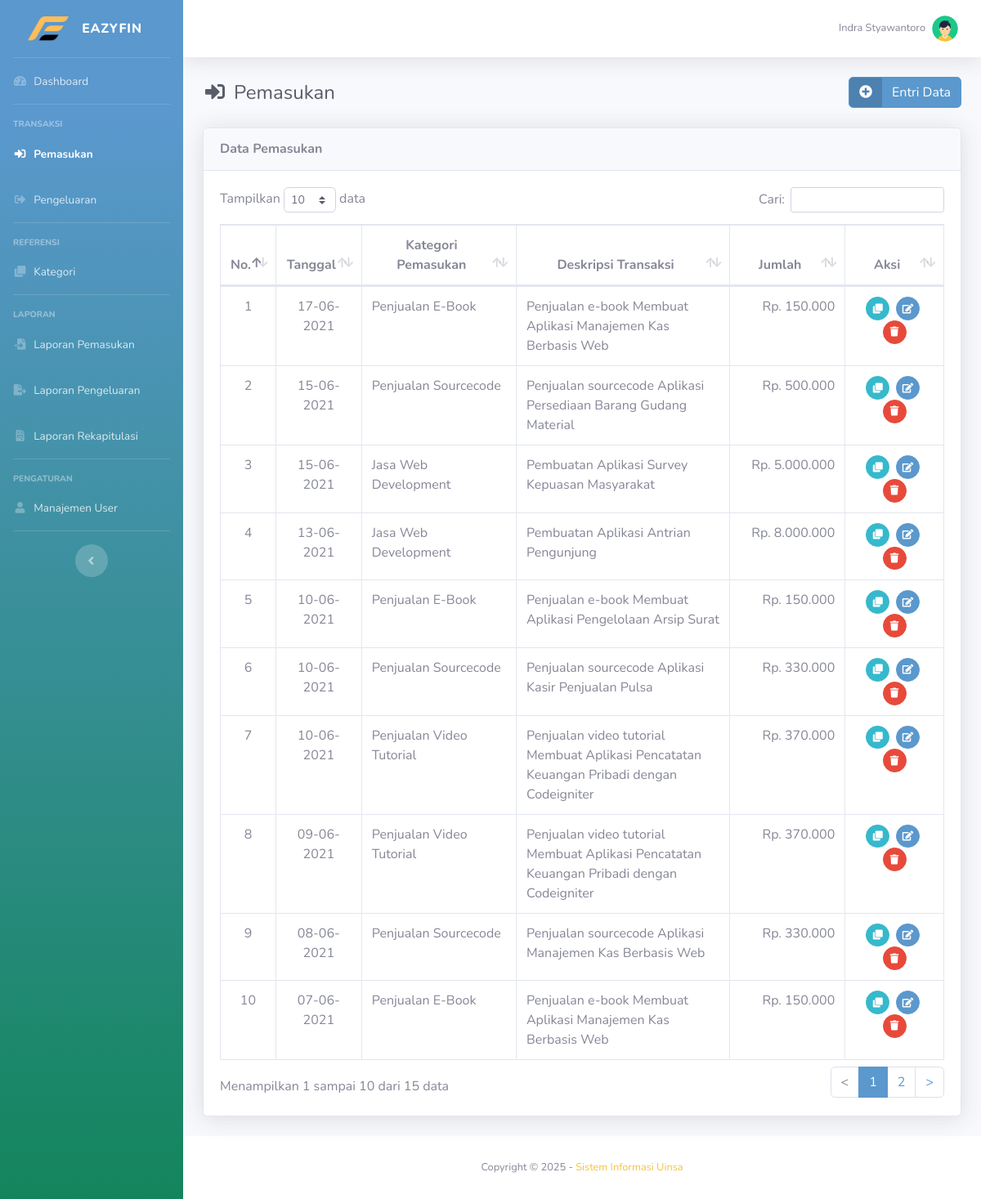
The app's page /main.php?module=pemasukan (signed in) with its own data.
### tables this page shows
CREATE TABLE `tbl_transaksi` (
  `id_transaksi` bigint(20) NOT NULL,
  `tanggal` date NOT NULL,
  `kategori` int(11) NOT NULL,
  `deskripsi` varchar(255) NOT NULL,
  `pemasukan` int(11) DEFAULT NULL,
  `pengeluaran` int(11) DEFAULT NULL,
  `bukti_transaksi` varchar(100) DEFAULT NULL
);

CREATE TABLE `tbl_kategori` (
  `id_kategori` int(11) NOT NULL,
  `nama_kategori` varchar(100) NOT NULL,
  `tipe` enum('Pemasukan','Pengeluaran') NOT NULL
);

### modules/pemasukan/tampil_data.php (the view, shortened to what this page needs)
<?php
if (basename($_SERVER['PHP_SELF']) === basename(__FILE__)) {
  header('location: 404.html');
}
else { ?>
  <div class="container-fluid">
    <div class="d-sm-flex align-items-center justify-content-between mb-4">
      <h1 class="h4 mb-sm-0 text-gray-800"><i class="fas fa-sign-in-alt fa-fw mr-2"></i>Pemasukan</h1>
      <a href="?module=form_entri_pemasukan" class="btn btn-success btn-icon-split">
        <span class="icon"><i class="fas fa-plus-circle"></i></span>
        <span class="text">Entri Data</span>
      </a>
    </div>
    <div class="card shadow mb-4">
      <div class="card-header py-3">
        <h6 class="m-0 font-weight-bold">Data Pemasukan</h6>
      </div>
      <div class="card-body">
        <div class="table-responsive">
          <table class="table table-bordered" id="dataTable" width="100%" cellspacing="0">
            <thead>
              <tr>
                <th class="text-center">No.</th>
                <th class="text-center">Tanggal</th>
                <th class="text-center">Kategori Pemasukan</th>
                <th class="text-center">Deskripsi Transaksi</th>
                <th class="text-center">Jumlah</th>
                <th class="text-center">Aksi</th>
              </tr>
            </thead>
            <tbody>
              <?php
              $no = 1;
              $query = mysqli_query($mysqli, "SELECT a.id_transaksi, a.tanggal, a.kategori, a.deskripsi, a.pemasukan, b.nama_kategori
                                              FROM tbl_transaksi as a INNER JOIN tbl_kategori as b ON a.kategori=b.id_kategori
                                              WHERE a.pemasukan!='NULL' ORDER BY a.tanggal DESC, a.id_transaksi DESC")
                                              or die('Ada kesalahan pada query tampil data : ' . mysqli_error($mysqli));
              while ($data = mysqli_fetch_assoc($query)) { ?>
                <tr>
                  <td width="30" class="text-center"><?php echo $no++; ?></td>
                  <td width="80" class="text-center"><?php echo date('d-m-Y', strtotime($data['tanggal'])); ?></td>
                  <td width="170"><?php echo $data['nama_kategori']; ?></td>
                  <td width="250"><?php echo $data['deskripsi']; ?></td>
                  <td width="120" class="text-right">Rp. <?php echo number_format($data['pemasukan'], 0, '', '.'); ?></td>
                  <td width="100" class="text-center">
                    <div>
                      <a href="?module=tampil_detail_pemasukan&id=<?php echo $data['id_transaksi']; ?>" class="btn btn-info btn-circle btn-sm mr-md-1" data-toggle="tooltip" data-placement="top" title="Detail">
                        <i class="fas fa-clone"></i>
                      </a>
                      <a href="?module=form_ubah_pemasukan&id=<?php echo $data['id_transaksi']; ?>" class="btn btn-success btn-circle btn-sm mr-md-1" data-toggle="tooltip" data-placement="top" title="Ubah">
                        <i class="fas fa-edit"></i>
                      </a>
                      <a href="modules/pemasukan/proses_hapus.php?id=<?php echo $data['id_transaksi']; ?>" onclick="return confirm('Anda yakin ingin menghapus data pemasukan <?php echo $data['nama_kategori']; ?> tanggal <?php echo date('d-m-Y', strtotime($data['tanggal'])); ?> ?')" class="btn btn-danger btn-circle btn-sm" data-toggle="tooltip" data-placement="top" title="Hapus">
                        <i class="fas fa-trash"></i>
                      </a>
                    </div>
                  </td>
                </tr>
              <?php } ?>
            </tbody>
          </table>
        </div>
      </div>
    </div>
  </div>
<?php } ?>

### main.php (shortened to what this page needs)
<?php
if (empty($_SESSION['username']) && empty($_SESSION['password'])) {
  header('location: login.php?pesan=2');
}
else { ?>
  <!DOCTYPE html>
  <html lang="en">
  <head>
    <link href="assets/vendor/fontawesome-free/css/all.min.css" rel="stylesheet" type="text/css">
    <link href="assets/css/sb-admin-2.min.css" rel="stylesheet">
    <link href="assets/vendor/datatables/dataTables.bootstrap4.min.css" rel="stylesheet">
    <link href="assets/vendor/datepicker/css/datepicker.min.css" rel="stylesheet">
    <link href="assets/vendor/chosen/css/chosen.css" rel="stylesheet">
    <link href="assets/css/style.css" rel="stylesheet">
  </head>
  <body id="page-top">
    <div id="wrapper">
      <ul class="navbar-nav bg-gradient-success sidebar sidebar-dark accordion" id="accordionSidebar">
        <a class="sidebar-brand d-flex align-items-center justify-content-center" href="?module=dashboard">
          <div class="sidebar-brand-icon">
            <img src="assets/img/favicon.png" alt="Logo" class="logo" style="width: 50px; height: auto" >
          </div>
          <div class="sidebar-brand-text mx-3">EAZYFIN</div>
        </a>
        <hr class="sidebar-divider my-0">
        <?php include "sidebar_menu.php"; ?>
        <hr class="sidebar-divider d-none d-md-block">
        <div class="text-center d-none d-md-inline">
          <button class="rounded-circle border-0" id="sidebarToggle"></button>
        </div>
      </ul>
      <div id="content-wrapper" class="d-flex flex-column">
        <div id="content">
          <nav class="navbar navbar-expand navbar-light bg-white topbar mb-4 static-top shadow">
            <ul class="navbar-nav ml-auto">
              <li class="nav-item dropdown no-arrow">
                <a class="nav-link dropdown-toggle" href="#" id="userDropdown" role="button" data-toggle="dropdown" aria-haspopup="true" aria-expanded="false">
                  <span class="mr-2 d-none d-lg-inline text-gray-600 small"><?php echo $_SESSION['nama_user']; ?></span>
                  <img class="img-profile rounded-circle" src="assets/img/avatar.png">
                </a>
              </li>
            </ul>
          </nav>
          <?php include "content.php"; ?>
        </div>
        <footer class="sticky-footer bg-white">
          <div class="container my-auto">
            <div class="copyright text-center my-auto">
              <span>Copyright &copy; 2025 - <a class="text-warning" href="#">Sistem Informasi Uinsa</a></span>
            </div>
          </div>
        </footer>
      </div>
    </div>
  </body>
  </html>
<?php } ?>

### sidebar_menu.php (shortened to what this page needs)
<?php
if (basename($_SERVER['PHP_SELF']) === basename(__FILE__)) {
  header('location: 404.html');
}
else {
  if ($_SESSION['hak_akses'] == 'Admin') {
    if ($_GET['module'] == 'dashboard') { ?>
      <li class="nav-item active">
        <a class="nav-link" href="?module=dashboard">
          <i class="fas fa-fw fa-tachometer-alt"></i>
          <span>Dashboard</span>
        </a>
      </li>
      <hr class="sidebar-divider">
    <?php
    }
    else { ?>
      <li class="nav-item">
        <a class="nav-link" href="?module=dashboard">
          <i class="fas fa-fw fa-tachometer-alt"></i>
          <span>Dashboard</span>
        </a>
      </li>
      <hr class="sidebar-divider">
    <?php
    }
    if ($_GET['module'] == 'pemasukan' || $_GET['module'] == 'tampil_detail_pemasukan' || $_GET['module'] == 'form_entri_pemasukan' || $_GET['module'] == 'form_ubah_pemasukan') { ?>
      <div class="sidebar-heading">Transaksi</div>
      <li class="nav-item active">
        <a class="nav-link" href="?module=pemasukan">
          <i class="fas fa-fw fa-sign-in-alt"></i>
          <span>Pemasukan</span>
        </a>
      </li>
    <?php
    }
    if ($_GET['module'] == 'pengeluaran' || $_GET['module'] == 'form_entri_pengeluaran' || $_GET['module'] == 'form_ubah_pengeluaran') { ?>
      <li class="nav-item active">
        <a class="nav-link" href="?module=pengeluaran">
          <i class="fas fa-fw fa-sign-out-alt"></i>
          <span>Pengeluaran</span>
        </a>
      </li>
      <hr class="sidebar-divider">
    <?php
    }
    else { ?>
      <li class="nav-item">
        <a class="nav-link" href="?module=pengeluaran">
          <i class="fas fa-fw fa-sign-out-alt"></i>
          <span>Pengeluaran</span>
        </a>
      </li>
      <hr class="sidebar-divider">
    <?php
    }
    if ($_GET['module'] == 'kategori' || $_GET['module'] == 'form_entri_kategori' || $_GET['module'] == 'form_ubah_kategori') { ?>
      <div class="sidebar-heading">Referensi</div>
      <li class="nav-item active">
        <a class="nav-link" href="?module=kategori">
          <i class="fas fa-fw fa-clone"></i>
          <span>Kategori</span>
        </a>
      </li>
      <hr class="sidebar-divider">
    <?php
    }
    else { ?>
      <div class="sidebar-heading">Referensi</div>
      <li class="nav-item">
        <a class="nav-link" href="?module=kategori">
          <i class="fas fa-fw fa-clone"></i>
          <span>Kategori</span>
        </a>
      </li>
      <hr class="sidebar-divider">
    <?php
    }
    if ($_GET['module'] == 'laporan_pemasukan') { ?>
      <div class="sidebar-heading">Laporan</div>
      <li class="nav-item active">
        <a class="nav-link" href="?module=laporan_pemasukan">
          <i class="fas fa-fw fa-file-import"></i>
          <span>Laporan Pemasukan</span>
        </a>
      </li>
    <?php
    }
    else { ?>
      <div class="sidebar-heading">Laporan</div>
      <li class="nav-item">
        <a class="nav-link" href="?module=laporan_pemasukan">
          <i class="fas fa-fw fa-file-import"></i>
          <span>Laporan Pemasukan</span>
        </a>
      </li>
    <?php
    }
    if ($_GET['module'] == 'laporan_pengeluaran') { ?>
      <li class="nav-item active">
        <a class="nav-link" href="?module=laporan_pengeluaran">
          <i class="fas fa-fw fa-file-export"></i>
          <span>Laporan Pengeluaran</span>
        </a>
      </li>
    <?php
    }
    else { ?>
      <li class="nav-item">
        <a class="nav-link" href="?module=laporan_pengeluaran">
          <i class="fas fa-fw fa-file-export"></i>
          <span>Laporan Pengeluaran</span>
        </a>
      </li>
    <?php
    }
    if ($_GET['module'] == 'laporan_rekapitulasi') { ?>
      <li class="nav-item active">
        <a class="nav-link" href="?module=laporan_rekapitulasi">
          <i class="fas fa-fw fa-file-invoice"></i>
          <span>Laporan Rekapitulasi</span>
        </a>
      </li>
      <hr class="sidebar-divider">
    <?php
    }
    else { ?>
      <li class="nav-item">
        <a class="nav-link" href="?module=laporan_rekapitulasi">
          <i class="fas fa-fw fa-file-invoice"></i>
          <span>Laporan Rekapitulasi</span>
        </a>
      </li>
      <hr class="sidebar-divider">
    <?php
    }
    if ($_GET['module'] == 'user' || $_GET['module'] == 'form_entri_user' || $_GET['module'] == 'form_ubah_user') { ?>
      <div class="sidebar-heading">Pengaturan</div>
      <li class="nav-item active">
        <a class="nav-link" href="?module=user">
          <i class="fas fa-fw fa-user"></i>
          <span>Manajemen User</span>
        </a>
      </li>
    <?php
    }
    else { ?>
      <div class="sidebar-heading">Pengaturan</div>
      <li class="nav-item">
        <a class="nav-link" href="?module=user">
          <i class="fas fa-fw fa-user"></i>
          <span>Manajemen User</span>
        </a>
      </li>
    <?php
    }
  }
}
?>

### content.php
<?php
if (basename($_SERVER['PHP_SELF']) === basename(__FILE__)) {
  header('location: 404.html');
}
else {
  require_once "config/database.php";
  if ($_GET['module'] == 'dashboard') {
    include "modules/dashboard/tampil_data.php";
  }
  elseif ($_GET['module'] == 'pemasukan') {
    include "modules/pemasukan/tampil_data.php";
  }
  elseif ($_GET['module'] == 'tampil_detail_pemasukan') {
    include "modules/pemasukan/tampil_detail.php";
  }
  elseif ($_GET['module'] == 'form_entri_pemasukan') {
    include "modules/pemasukan/form_entri.php";
  }
  elseif ($_GET['module'] == 'form_ubah_pemasukan') {
    include "modules/pemasukan/form_ubah.php";
  }
  elseif ($_GET['module'] == 'pengeluaran') {
    include "modules/pengeluaran/tampil_data.php";
  }
  elseif ($_GET['module'] == 'tampil_detail_pengeluaran') {
    include "modules/pengeluaran/tampil_detail.php";
  }
  elseif ($_GET['module'] == 'form_entri_pengeluaran') {
    include "modules/pengeluaran/form_entri.php";
  }
  elseif ($_GET['module'] == 'form_ubah_pengeluaran') {
    include "modules/pengeluaran/form_ubah.php";
  }
  elseif ($_GET['module'] == 'kategori') {
    include "modules/kategori/tampil_data.php";
  }
  elseif ($_GET['module'] == 'form_entri_kategori') {
    include "modules/kategori/form_entri.php";
  }
  elseif ($_GET['module'] == 'form_ubah_kategori') {
    include "modules/kategori/form_ubah.php";
  }
  elseif ($_GET['module'] == 'laporan_pemasukan') {
    include "modules/laporan-pemasukan/tampil_data.php";
  }
  elseif ($_GET['module'] == 'laporan_pengeluaran') {
    include "modules/laporan-pengeluaran/tampil_data.php";
  }
  elseif ($_GET['module'] == 'laporan_rekapitulasi') {
    include "modules/laporan-rekapitulasi/tampil_data.php";
  }
  elseif ($_GET['module'] == 'user' && $_SESSION['hak_akses'] == 'Admin') {
    include "modules/user/tampil_data.php";
  }
  elseif ($_GET['module'] == 'form_entri_user' && $_SESSION['hak_akses'] == 'Admin') {
    include "modules/user/form_entri.php";
  }
  elseif ($_GET['module'] == 'form_ubah_user' && $_SESSION['hak_akses'] == 'Admin') {
    include "modules/user/form_ubah.php";
  }
  elseif ($_GET['module'] == 'form_ubah_password') {
    include "modules/password/form_ubah.php";
  }
}

### records on screen
tbl_transaksi: tanggal "17-06-2021", tbl_kategori.nama_kategori "Penjualan E-Book", deskripsi "Penjualan e-book Membuat Aplikasi Manajemen Kas Berbasis Web", pemasukan "150.000"
tbl_transaksi: tanggal "15-06-2021", tbl_kategori.nama_kategori "Penjualan Sourcecode", deskripsi "Penjualan sourcecode Aplikasi Persediaan Barang Gudang Material", pemasukan "500.000"
tbl_transaksi: tanggal "15-06-2021", tbl_kategori.nama_kategori "Jasa Web Development", deskripsi "Pembuatan Aplikasi Survey Kepuasan Masyarakat", pemasukan "5.000.000"
tbl_transaksi: tanggal "13-06-2021", tbl_kategori.nama_kategori "Jasa Web Development", deskripsi "Pembuatan Aplikasi Antrian Pengunjung", pemasukan "8.000.000"
tbl_transaksi: tanggal "10-06-2021", tbl_kategori.nama_kategori "Penjualan E-Book", deskripsi "Penjualan e-book Membuat Aplikasi Pengelolaan Arsip Surat", pemasukan "150.000"
tbl_transaksi: tanggal "10-06-2021", tbl_kategori.nama_kategori "Penjualan Sourcecode", deskripsi "Penjualan sourcecode Aplikasi Kasir Penjualan Pulsa", pemasukan "330.000"
tbl_transaksi: tanggal "10-06-2021", tbl_kategori.nama_kategori "Penjualan Video Tutorial", deskripsi "Penjualan video tutorial Membuat Aplikasi Pencatatan Keuangan Pribadi dengan Codeigniter", pemasukan "370.000"
tbl_transaksi: tanggal "09-06-2021", tbl_kategori.nama_kategori "Penjualan Video Tutorial", deskripsi "Penjualan video tutorial Membuat Aplikasi Pencatatan Keuangan Pribadi dengan Codeigniter", pemasukan "370.000"
tbl_transaksi: tanggal "08-06-2021", tbl_kategori.nama_kategori "Penjualan Sourcecode", deskripsi "Penjualan sourcecode Aplikasi Manajemen Kas Berbasis Web", pemasukan "330.000"
tbl_transaksi: tanggal "07-06-2021", tbl_kategori.nama_kategori "Penjualan E-Book", deskripsi "Penjualan e-book Membuat Aplikasi Manajemen Kas Berbasis Web", pemasukan "150.000"

### other values on screen
$_SESSION['nama_user'] "Indra Styawantoro"
